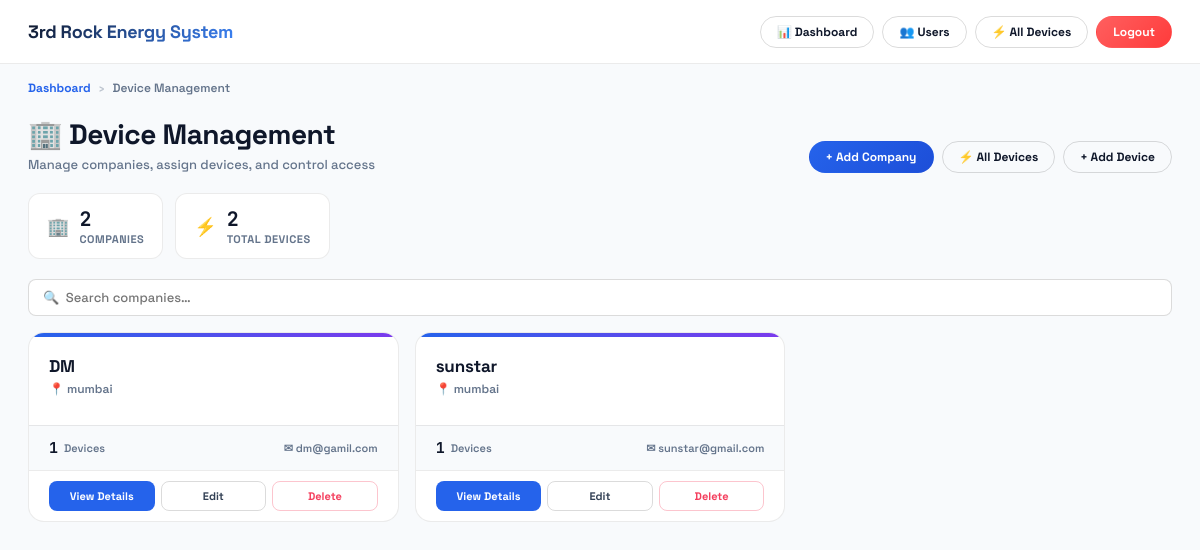
Page /device-management/ (signed in) on the committed database.
### app1/models.py (models this page shows, shortened)
class Company(models.Model):
    name = models.CharField(max_length=200)
    location = models.CharField(max_length=300, blank=True)
    description = models.TextField(blank=True)
    contact_email = models.EmailField(blank=True)
    contact_phone = models.CharField(max_length=50, blank=True)
    created_at = models.DateTimeField(auto_now_add=True)
    updated_at = models.DateTimeField(auto_now=True)
    created_by = models.ForeignKey(
        'User',
        on_delete=models.SET_NULL,
        null=True,
        blank=True,
        related_name='created_companies',
    )
    class Meta:
        verbose_name = 'Company'
        verbose_name_plural = 'Companies'
        ordering = ['name']

### app1/views.py (the view)
# urls.py: path('device-management/', views.company_list, name='company_list'),
@admin_required
def company_list(request):
    companies = Company.objects.prefetch_related('devices').all()
    return render(request, 'app1/company_list.html', {'companies': companies})

### app1/models.py (called while the page is built)
    def is_admin_or_superadmin(self):
        return self.role in ('admin', 'superadmin')

### app1/views.py (called while the page is built)
def admin_required(view_func):
    @wraps(view_func)
    @login_required(login_url='login')
    def wrapper(request, *args, **kwargs):
        if not request.user.is_admin_or_superadmin():
            return HttpResponseForbidden(
                "<h2>403 – Forbidden</h2><p>Admin access required.</p>"
            )
        return view_func(request, *args, **kwargs)
    return wrapper

### app1/templates/app1/company_list.html (shortened to what this page needs)
<!DOCTYPE html>
<html lang="en">
<head>
</head>
<body>
<header class="topbar">
  <div class="topbar-brand">3rd Rock Energy System</div>
  <nav class="topbar-nav">
    <a href="{% url 'energy_dashboard' %}" class="nav-btn">📊 Dashboard</a>
    {% if user.is_admin_or_superadmin %}
      <a href="{% url 'user_list' %}" class="nav-btn">👥 Users</a>
      <a href="{% url 'device_list' %}" class="nav-btn">⚡ All Devices</a>
    {% endif %}
    <a href="{% url 'logout' %}" class="nav-btn danger">Logout</a>
  </nav>
</header>
<div class="breadcrumb">
  <a href="{% url 'energy_dashboard' %}">Dashboard</a>
  <span class="breadcrumb-sep">›</span>
  <span>Device Management</span>
</div>
<div class="page-header">
  <div>
    <div class="page-title">🏢 Device Management</div>
    <div class="page-sub">Manage companies, assign devices, and control access</div>
  </div>
  <div class="header-actions">
    <a href="{% url 'add_company' %}" class="nav-btn accent">+ Add Company</a>
    <a href="{% url 'device_list' %}" class="nav-btn">⚡ All Devices</a>
    <a href="{% url 'add_device' %}" class="nav-btn">+ Add Device</a>
  </div>
</div>
<div class="stats-row">
  <div class="stat-pill">
    <span class="stat-icon">🏢</span>
    <div>
      <div class="stat-val">{{ companies.count }}</div>
      <div class="stat-lbl">Companies</div>
    </div>
  </div>
  <div class="stat-pill">
    <span class="stat-icon">⚡</span>
    <div>
      <div class="stat-val">{{ companies|length }}</div>
      <div class="stat-lbl">Total Devices</div>
    </div>
  </div>
</div>
<div class="content">
  <div class="search-row">
    <input type="text" class="search-input" id="search-input" placeholder="🔍  Search companies…" oninput="filterCards()">
  </div>
  {% if companies %}
    <div class="company-grid" id="company-grid">
      {% for company in companies %}
      <div class="company-card-wrapper" data-name="{{ company.name|lower }}">
        <div class="company-card">
          <div class="cc-accent-bar"></div>
          <div class="cc-body">
            <div class="cc-name">{{ company.name }}</div>
            {% if company.location %}
              <div class="cc-location">📍 {{ company.location }}</div>
            {% else %}
              <div class="cc-location" style="opacity:0.4;">No location set</div>
            {% endif %}
          </div>
          <div class="cc-stats">
            <div class="cc-stat">
              <div class="cc-stat-val">{{ company.devices.count }}</div>
              <div class="cc-stat-lbl">Devices</div>
            </div>
            {% if company.contact_email %}
            <div class="cc-stat" style="margin-left:auto;">
              <div style="font-size:11px;color:var(--text3);font-weight:600;">✉ {{ company.contact_email }}</div>
            </div>
            {% endif %}
          </div>
          <div class="cc-actions">
            <a href="{% url 'company_detail' company.pk %}" class="cc-btn primary">View Details</a>
            <a href="{% url 'edit_company' company.pk %}" class="cc-btn">Edit</a>
            <a href="{% url 'delete_company' company.pk %}" class="cc-btn red">Delete</a>
          </div>
        </div>
      </div>
      {% endfor %}
    </div>
  {% endif %}
</div>
</body>
</html>

### app1/templates/app1/company_list.html (style rules this page uses)
* { margin:0;padding:0;box-sizing:border-box; }
:root { --bg:#F8FAFC;--bg2:#fff;--border:rgba(0,0,0,0.08);--border2:rgba(0,0,0,0.14); --text1:#0F172A;--text2:#334155;--text3:#64748B; --accent:#2563EB;--accent2:#1D4ED8; --green:#10B981;--red:#F43F5E;--amber:#F59E0B; --r8:8px;--r12:12px;--r16:16px;--r20:20px; --font:'Space Grotesk',sans-serif;--mono:'JetBrains Mono',monospace; }
body { font-family:var(--font);background:var(--bg);color:var(--text1);font-size:14px;-webkit-font-smoothing:antialiased; }
.topbar { background:var(--bg2);border-bottom:1px solid var(--border);padding:0 28px;height:64px;display:flex;align-items:center;justify-content:space-between;position:sticky;top:0;z-index:50; }
.topbar-brand { font-size:18px;font-weight:800;background:linear-gradient(135deg,#0F172A,#3B82F6);-webkit-background-clip:text;background-clip:text;color:transparent;letter-spacing:-0.3px; }
.topbar-nav { display:flex;align-items:center;gap:8px; }
.nav-btn { display:inline-flex;align-items:center;gap:6px;padding:7px 16px;border-radius:30px;font-size:12px;font-weight:700;font-family:var(--font);border:1px solid var(--border2);background:transparent;color:var(--text1);cursor:pointer;text-decoration:none;transition:all 0.15s; }
.nav-btn.accent { background:linear-gradient(135deg,var(--accent),var(--accent2));color:#fff;border-color:transparent; }
.nav-btn.danger { background:linear-gradient(135deg,#ff5f5f,#ff3b3b);color:#fff;border-color:transparent; }
.breadcrumb { padding:16px 28px 0;display:flex;align-items:center;gap:8px;font-size:12px;color:var(--text3);font-weight:600; }
.breadcrumb a { color:var(--accent);text-decoration:none;font-weight:700; }
.breadcrumb-sep { opacity:0.4; }
.page-header { padding:20px 28px 0;display:flex;align-items:flex-end;justify-content:space-between;gap:16px;flex-wrap:wrap; }
.page-title { font-size:28px;font-weight:800;letter-spacing:-0.5px;color:var(--text1); }
.page-sub { font-size:13px;color:var(--text3);font-weight:500;margin-top:4px; }
.header-actions { display:flex;gap:8px;flex-wrap:wrap; }
.stats-row { display:flex;gap:12px;padding:20px 28px 0;flex-wrap:wrap; }
.stat-pill { background:var(--bg2);border:1px solid var(--border);border-radius:var(--r12);padding:12px 18px;display:flex;align-items:center;gap:10px; }
.stat-icon { font-size:18px; }
.stat-val { font-family:var(--mono);font-size:20px;font-weight:700;color:var(--text1); }
.stat-lbl { font-size:11px;font-weight:700;color:var(--text3);text-transform:uppercase;letter-spacing:0.5px; }
.content { padding:20px 28px 40px; }
.search-row { display:flex;align-items:center;gap:10px;margin-bottom:16px;flex-wrap:wrap; }
.search-input { flex:1;min-width:220px;padding:9px 14px;border-radius:var(--r8);border:1px solid var(--border2);background:var(--bg2);color:var(--text1);font-family:var(--font);font-size:13px;font-weight:500;outline:none;transition:border-color 0.15s; }
.company-grid { display:grid;grid-template-columns:repeat(auto-fill,minmax(320px,1fr));gap:16px; }
.company-card { background:var(--bg2);border:1px solid var(--border);border-radius:var(--r16);overflow:hidden;transition:box-shadow 0.2s,border-color 0.2s;cursor:pointer;text-decoration:none;color:inherit;display:block; }
.cc-accent-bar { height:4px;background:linear-gradient(90deg,var(--accent),#7C3AED); }
.cc-body { padding:18px 20px 16px; }
.cc-name { font-size:17px;font-weight:800;color:var(--text1);margin-bottom:4px;letter-spacing:-0.2px; }
.cc-location { font-size:12px;color:var(--text3);font-weight:600;display:flex;align-items:center;gap:5px;margin-bottom:12px; }
.cc-stats { display:flex;gap:16px;padding:12px 20px;border-top:1px solid var(--border);background:var(--bg); }
.cc-stat { display:flex;align-items:center;gap:6px; }
.cc-stat-val { font-family:var(--mono);font-size:15px;font-weight:700;color:var(--text1); }
.cc-stat-lbl { font-size:11px;color:var(--text3);font-weight:600; }
.cc-actions { display:flex;gap:6px;padding:10px 20px;border-top:1px solid var(--border); }
.cc-btn { flex:1;padding:7px 0;border-radius:var(--r8);font-size:11px;font-weight:700;font-family:var(--font);border:1px solid var(--border2);background:transparent;color:var(--text2);cursor:pointer;text-align:center;text-decoration:none;display:inline-block;transition:all 0.15s; }
.cc-btn.primary { background:var(--accent);color:#fff;border-color:transparent; }
.cc-btn.red { color:var(--red);border-color:rgba(244,63,94,0.3); }

### rows in the picture
Company: name "DM", location "mumbai", devices.count "1", contact_email "dm@gamil.com"
Company: name "sunstar", location "mumbai", devices.count "1", contact_email "sunstar@gmail.com"

### other values in the picture
{{ companies.count }} "2"
{{ companies|length }} "2"
